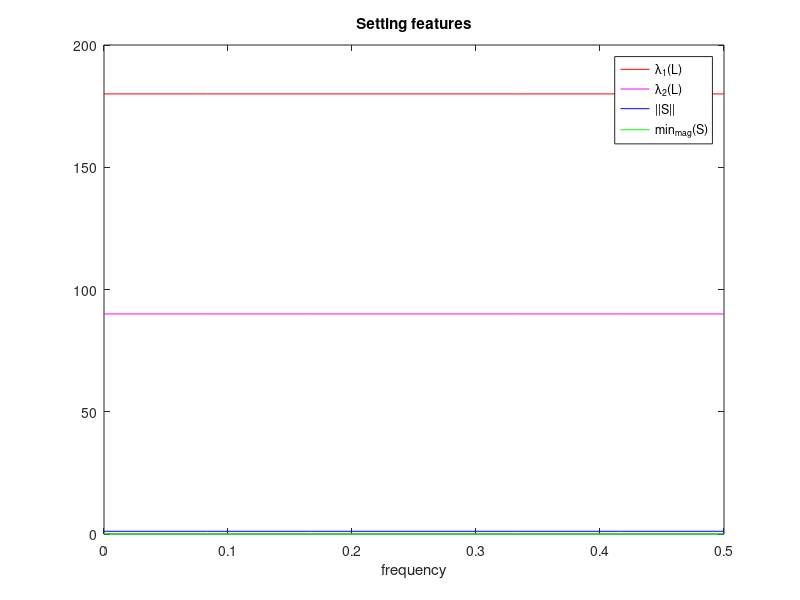

MATLAB code for this plot:
%% clearvars -except f p T c r excl N_tot rho delta deltabis tau alpha imm same_rank sparse_s sparse_diff coef_lag new_method past_method k_1 var_1 var_2 pert_soft prec_pert no_pert sign_diff

clear;
p = 100; %% dimension
T = 1000; %% sample size
c = 2; %% condition number of the low rank component
N_tot = 100; %% number of replicates
r = 2; %% latent rank
delta = 1; %% magnitude of residual covariances VS their theoretical maximum
deltabis = 0.7; %% threshold to set surviving residual elements
tau=3 %% scale parameter VS p
alpha=0.9 %% latent variance parameter
imm=1i; %% imaginary unit

same_rank=1 %% 0 is wrong. Set to 1. can be removed
sparse_s=2 %%  can be removed 0 for fixed residual spectral matrix across frequencies
sparse_diff=0 %% 1 to change the residual pattern across coefficient matrices
coef_lag=[0 1 0] %% squared lag coefficients
new_method=1; %% spectral computation method
past_method=0; %% can be removed
%% not 
k_1=-0.2 %% var parameter
var_1=0 %% if var1 desired 
var_2=0 %% if var2 desired
%%
no_pert=1; %% 0 to perturb latent eigenvalues / for user to choose
pert_soft=0; %% 1 for soft perturbation, 0 for extreme perturbation / fix to 1 
prec_pert=0; %% parameter controlling the amount of perturbation /fix to .1
f=0:1/12:0.5 %% sampled frequencies (include 0.5 for tecnical reasons)

%% low rank component generation: eigenvectors

R=zeros(p,p);
V=zeros(p,p);
E=zeros(p,p);
v=zeros(p,1);
K=rand(p)*eye(p);
rank(K);
E(:,1)=K(:,1);
%for i=1:p
 %   for j=(i+1):p
%R(i,j)=dot(K(j,:),E(i,:))/norm(E(i,:));
%    end;
%end;

for j=2:p
for i=1:(j-1)
    R(i,j)=dot(K(:,j),E(:,i))/(norm(E(:,i))^2);
end;
for i=1:(j-1)
V(:,i)=R(i,j)*E(:,i);
end;
    for h=1:p
    v(h)=sum(V(h,1:(j-1)));
    end;
   E(:,j)=K(:,j)-v;
end;

rank(E)
E'*E

for i=1:p
E(:,i)=E(:,i)/norm(E(:,i));
end;
rank(E)
E
E'*E

v=randperm(p,r);
v
E_r=E(:,v)
rank(E_r)

%% low rank component generation: eigenvalues

%T=[256];
%r=[round(rho*p)];%%function of T!!!p=[(T/64) T/32 T/16 T/8 T/4 (T/2)]
lambda=zeros(r, length(c));
Lambda=zeros(r,r,length(c));
condn=zeros(1,length(c));
normFrL=zeros(1,length(c));
    for i=1:length(c);
    a=[1-c(i) r-1];
    f_past=[(r-1)+c(i) sum(1:(r-2))];
    A=[a;f_past];
    B=[0 tau*alpha*p];
    sol(:,i)=linsolve(A, B');
    lambda(r,i)=sol(1,i);
    for q=2:r 
    lambda(r-q+1,i)=lambda(r,i)+((q-1))*sol(2,i);
    end;
    Lambda(:,:,i)=diag(lambda(:,i));
    condn(i)=cond(Lambda(:,:,i),2);
    end;
Lambda
condn

%Lambda(2,2)=Lambda(2,2)+1/30;
%Lambda(3,3)=Lambda(3,3)-1/30;

Lambda

for i=1:length(c);
    normFrL(i)=norm(Lambda(:,:,i),'fro');
end;
normFrL


i=1;
j=1;
B_new=zeros(p);
B=E_r*Lambda*E_r';

rank(B)
trace(B)
diag_B=svds(B,rank(B))
diag_B(rank(B))/diag_B(1)
%[B_U B_D]=svd(B)

%% same_rank must be set to 1

%{
if same_rank==0
    n_lag=length(coef_lag)-1;
end
%}

if same_rank==1
    n_lag=0;
end

T_A=(n_lag+1)*p;

R=zeros(T_A,T_A);
V=zeros(T_A,T_A);
E=zeros(T_A,T_A);
v=zeros(T_A,1);
K=rand(T_A)*eye(T_A);
rank(K);
E(:,1)=K(:,1);
%for i=1:T_A
 %   for j=(i+1):T_A
%R(i,j)=dot(K(j,:),E(i,:))/norm(E(i,:));
%    end;
%end;
for j=2:T_A
for i=1:(j-1)
    R(i,j)=dot(K(:,j),E(:,i))/(norm(E(:,i))^2);
end;
for i=1:(j-1)
V(:,i)=R(i,j)*E(:,i);
end;
    for h=1:T_A
    v(h)=sum(V(h,1:(j-1)));
    end;
   E(:,j)=K(:,j)-v;
end;

rank(E)
E'*E

for i=1:T_A
E(:,i)=E(:,i)/norm(E(:,i));
end;
rank(E)
E
E'*E

%v=randperm(p,r);
%v
E_r=E(:,1:(n_lag+1))
rank(E_r)

E_r_past=E_r
v=randperm(p,r);
v
E_r = E(:,v);

% E_r=E(:,1:(r))
%rank(E_r)

%{
if same_rank==0
clear A_delay
for lag=0:n_lag
A_delay(:,:,lag+1)=E_r(lag*p+1:(lag+1)*p,:);
end;
end
%}

if var_1==0 && var_2==0
%%
n_boh=1;
if same_rank==1
n_lag=length(coef_lag)-1;
lag_0=0;
clear A_delay Coef_lag
for lag=0:n_lag
    
    if lag<2
        %% lag coefficients for spectral shape:
        %% da alto verso il basso (ones_perm=[-1 1 0]) o from high to low
        %% dal basso verso l'alto (ones_perm=[1 -1 0]) from low to high
        %% oppure (vedi 'spectral_generation_U_shape')
        %% U rovesciata (ones_perm=[-1 0 1]) o U shape reversed
        %% U (ones_perm=[1 0 -1]) U shape
    ones_2=[ones(1) -ones(1)]
    ones_perm=ones_2(randperm(2))
    sign_2=ones_perm(lag+1)
    end

    
    if lag==2

    ones_2(lag+1)=0;
    ones_perm(lag+1)=0;
    sign_2(lag+1)=0;
    end
    
    %% low rank semi-coefficient matrices generation
    if no_pert==1
    A_delay(:,:,lag+1)=ones_perm(lag+1)*sqrt(coef_lag(lag+1))*E_r(lag_0*p+1:(lag_0+1)*p,:);
    end
    
    %% latent eigenvalue perturbation
    if no_pert==0
  
    %% gamma: extreme    
    if pert_soft==0
        
    vec_coef=repmat(r*(coef_lag(lag+1)), r, 1);
    vec_lag = gamrnd(repmat(vec_coef, 1, n_boh),1);
    vec_sum =sum(vec_lag);
    %vec_lag = vec_lag./repmat(vec_sum, size(vec_lag, 1), 1);
    vec_lag=vec_lag./(vec_sum)*(r*(coef_lag(lag+1)));
    if lag<n_lag
    Coef_lag(:,:,lag+1)=diag(vec_lag);
    end
    if lag==n_lag
        for i=1:r
    Coef_lag(i,i,lag+1)=sum((coef_lag))-sum(Coef_lag(i,i,:));
        end
    end
    
    end
    
    %% normal: soft
    if pert_soft==1
    if lag<n_lag
        pert_coef=(-prec_pert*coef_lag(lag+1)+2*prec_pert*coef_lag(lag+1)*rand(1,r)); % creating perturbation coef
    for i=1:r
    Coef_lag(i,i,lag+1)=coef_lag(lag+1)+pert_coef(i); % sum perturbation at each lag
    end
    end
    if lag==n_lag
    for i=1:r
    Coef_lag(i,i,lag+1)=sum((coef_lag))-sum(Coef_lag(i,i,:));
    end
    end
    
    end
    
    A_delay(:,:,lag+1)=E_r(lag_0*p+1:(lag_0+1)*p,:)*sqrt(Coef_lag(:,:,lag+1));
    end
end;
end
%%

size(E_r)
size(A_delay)

for lag=0:n_lag
for ncomp=1:r
norm_comp(lag+1,ncomp)=norm(A_delay(:,ncomp,lag+1));
end;
end

for n_comp=1:r
norm_r(n_comp)=norm(E_r(:,n_comp));
end

%%
for lag_n=n_lag:-1:0
for lag=0:lag_n
    u_lag=n_lag-lag_n
    AA_delay_all(:,:,lag+1,u_lag+1)=A_delay(:,:,lag+u_lag+1)*Lambda(1:r,1:r)*A_delay(:,:,lag+1)';
end
end

%% old spectral computation method
%{
if past_method==1
for lag=0:2
    AA_delay(:,:,lag+1)=A_delay(:,:,lag+1)*Lambda(1:r,1:r)*A_delay(:,:,lag+1)';
end

for lag=0:1
    AA_delay_1(:,:,lag+1)=A_delay(:,:,lag+2)*Lambda(1:r,1:r)*A_delay(:,:,lag+1)';
end

for lag=0:0
    AA_delay_2(:,:,lag+1)=A_delay(:,:,lag+3)*Lambda(1:r,1:r)*A_delay(:,:,lag+1)';
end

size(AA_delay)
for lag=0:n_lag
r_lag(lag+1)=rank(AA_delay(:,:,lag+1));
end

size(AA_delay_1)
for lag=0:n_lag-1
r_lag_1(lag+1)=rank(AA_delay_1(:,:,lag+1));
end



for i=1:p
    for j=1:p
        Sigma_0(i,j)=sum(AA_delay(i,j,:));
        Sigma_1(i,j)=sum(AA_delay_1(i,j,:));
        Sigma_2(i,j)=sum(AA_delay_2(i,j,:));
    end
end
rank(Sigma_0)
rank(Sigma_1)
rank(Sigma_2)

size(Sigma_0)
rank(Sigma_0)
eigs(Sigma_0,p)
svds(Sigma_0,p)
svds(Sigma_1,p)
svds(Sigma_2,p)
trace(Sigma_0)
trace(Sigma_1)
trace(Sigma_2)
trace(Sigma_0)+trace(Sigma_1)+trace(Sigma_2)
cond(Sigma_0)
cond(Sigma_1)
cond(Sigma_2)

Sigma_0(1,2)-Sigma_0(2,1)


end
%}

for i=1:p
    for j=1:p
        for lag=0:n_lag
        Sigma(i,j,lag+1)=sum(AA_delay_all(i,j,:,lag+1));
        end
    end
end

Sigma_0=Sigma(:,:,1)
if n_lag>0
Sigma_1=Sigma(:,:,2)
end
if n_lag>1
Sigma_2=Sigma(:,:,3)
end

end

if var_1==1 || var_2==1
   Sigma_0=B; 
end

%B_past=B;
%B=E_r*diag(lambda)*E_r';
%%

for i=1:1
    
    %% same sparsity pattern

    if sparse_diff==0 

for i=1:1%length(c)
bb=diag(Sigma_0(:,:,i));
end

l=zeros(p,1);
for i=1:p
l(i,1)=sum(bb)/alpha*(1-alpha);
end;

n_boh=1;

%% residual diagonal

y = gamrnd(repmat(l, 1, n_boh),1);
v =sum(y);
v = y./repmat(v, size(y, 1), 1);

v=sum(bb)/(alpha)*(1-alpha)*v;
%v=sort(v,'descend');
sum(v);

clear A

%bb=diag(B);
bbord=sort(bb,'descend');
aaord=sort(v,'descend');
A=zeros(p,p);
for i=1:p
for j=1:p    
    if Sigma_0(i,i)==bbord(j)
       A(i,i)=aaord(j);
    end;
end;
end;
    
%A=zeros(p);
%for i=1:p
%    A(i,i)=v(i);
%end;
%A
    
f_past2(1,1)=0;
for i=2:p
f_past2(i,i)=sum(p-(i-1):p-1);
end;

for i=1:p
    for j=i+1:p
        f_past2(i,j)=f_past2(i,j-1)+1;
    end;
end;

%% residual covariances

u=zeros(p);
h=zeros(p);
for i=1:p
    for j=i+1:p
        u(i,j)=random('unif',0,delta*sqrt(A(i,i))*sqrt(A(j,j)));
        %h(i,j)=random('unif',-u(i,j),u(i,j));
        unif(i,j)=random('unif',0,u(i,j));
        %h(i,j)=sign(MA_low(i,j,g))*unif(i,j)+1i*sign(MA_low(i,j,g))*unif(i,j);
        h(i,j)=sign(Sigma_0(i,j))*random('unif',0,u(i,j));
        %h(i,j)=sign(B(i,j))*random('unif',-sqrt(v(i))*sqrt(v(j)),sqrt(v(i))*sqrt(v(j)));
    end;
end;

iter=1;
for i=1:p
    for j=i+1:p
        resid(iter)=h(i,j);
        iter=iter+1;
    end;
end;

%gamma=0.2;
numvar=p*(p-1)/2;
%s=round(gamma*numvar);

order=sort(abs(resid),'descend');
%yes=order(1:s);
%sum(yes)/sum(order)
maxcov=max(order);

%sp_thr=1.5*mean(order);

%max(yes);
%min(yes);

P_B=B*inv(B'*B)*B';
I=eye(p);
for i=1:p
beta(i)=norm(P_B*I(:,i));
end;
inc=max(beta)/(p)
%inc=max(beta)

deg_max=p/(108*inc)%p
eigB=sort(svds(B,p),'descend');

min_allowed=sqrt(delta)*tau*p*inc^2*eigB(r)/(deg_max);
%sp_thr=0.3*delta*eigB(r)/(p*deg_max)

%eigB(r)/((2*inc)^2)%max
%eigB(r)/((inc)^2)%min
%eigB(r)/deg_max

sp_thr=(deltabis)*maxcov;
maxcov;

%sp_thr=tau*p*(1-alpha)/(s*inc)
%sp_thr=sp_thr*delta

%sp_thr=delta*eigB(r)/(s*inc);
%%OK!
%trace(M)*(1-alpha)/(2*s);

for i=1:length(order)
if order(i)<min_allowed
    break;
end;
end;
if i>1
s_max=i-1;
else s_max=0;
%sp_max=order(s_max);
perc_max=s_max/numvar;
end

for i=1:length(order)
if order(i)<sp_thr
    break;
end; 
end;
i-1;
s_pre=i-1;

perc_proposed_pre=s_pre/numvar;

s=min(s_pre,s_max);
perc_proposed=s/numvar;

if s>0
%for i=1:p
thr=order(s);
k=randsample(numvar,s);
%gamma=s/numvar;
%end;
%sp_thr=thr;
%else sp_thr=order(1)+1;
end

%% set to zero residual covariances
%A=zeros(p);
for i=1:p
    for j=i+1:p
    %for q=1:s
    if abs(h(i,j))>=sp_thr%yes(s);
       %ge(abs(h(i,j),order(s))==1; 
       A(i,j)=h(i,j);
    else A(i,j)=0;
    end;
       zs(i,j)=sign(A(i,j));
    %end;
    end;
end;
A 

%A=zeros(p);
%A(1,:)=[v(1) a(1:9)];
%for i=2:p
%    A(i,:)=[zeros(1,i-1) v(i) a(sum(p-i+1:p-1)+1:sum(p-i:p-1))];
%end;

for i=1:p
    for j=i+1:p
        A(j,i)=A(i,j);
        zs(j,i)=zs(i,j);
    end;
end;

A
trace(A)
rank(A)
cond(A)
svds(A)

aa=diag(A);
bb=diag(B);
max(aa);
max(bb);
plot(sort(aa,'descend'),'Color','m')
line(1:p,sort(bb,'descend'),'Color','r')
title('Diagonal elements of S* (magenta) and L* (red)');
xlabel('order');
ylabel('diagonal elements');
diffab=bb-aa;
plot(diffab);
cntab=0;
for i=1:length(diffab)
    if diffab(i)<0
       cntab=cntab+1;
end;
end;
cntab

%% calculate incoherence and sparsity

P_B=B*inv(B'*B)*B';
I=eye(p);
for i=1:p
beta(i)=norm(P_B*I(:,i));
end;
inc=max(beta);
for i=1:p
v=0;
    for j=1:p
        if A(i,j)~=0
            v=v+1;
        end;
    end;
deg(i)=v;
v=0;
end;
deg_max_real=max(deg);
sort(deg,'descend')
deg_max_real*inc;
deg_max
s_max
s
s_pre
ident=inc*deg_max_real/p^2
1/108

    end
    
    %% different sparsity patterns
    
    if sparse_diff==1
    
        for lag=0:n_lag
        
for i=1:1%length(c)
bb=diag(Sigma_0(:,:,i));
end

l=zeros(p,1);
for i=1:p
l(i,1)=sum(bb)/alpha*(1-alpha)*coef_lag(lag+1);
end;

n_boh=1;

y = gamrnd(repmat(l, 1, n_boh),1);
v =sum(y);
v = y./repmat(v, size(y, 1), 1);

v=sum(bb)/(alpha)*(1-alpha)*v*coef_lag(lag+1);
%v=sort(v,'descend');
sum(v);

clear A

%bb=diag(B);
bbord=sort(bb,'descend');
aaord=sort(v,'descend');
A=zeros(p,p);
for i=1:p
for j=1:p    
    if Sigma_0(i,i)==bbord(j)
       A(i,i)=aaord(j);
    end;
end;
end;
    
%A=zeros(p);
%for i=1:p
%    A(i,i)=v(i);
%end;
%A
    
f_past2(1,1)=0;
for i=2:p
f_past2(i,i)=sum(p-(i-1):p-1);
end;

for i=1:p
    for j=i+1:p
        f_past2(i,j)=f_past2(i,j-1)+1;
    end;
end;

%%THERE!!!

u=zeros(p);
h=zeros(p);
for i=1:p
    for j=i+1:p
        u(i,j)=random('unif',0,delta*sqrt(A(i,i))*sqrt(A(j,j)));
        %h(i,j)=random('unif',-u(i,j),u(i,j));
        unif(i,j)=random('unif',0,u(i,j));
        %h(i,j)=sign(MA_low(i,j,g))*unif(i,j)+1i*sign(MA_low(i,j,g))*unif(i,j);
        h(i,j)=sign(Sigma_0(i,j))*random('unif',0,u(i,j));
        %h(i,j)=sign(B(i,j))*random('unif',-sqrt(v(i))*sqrt(v(j)),sqrt(v(i))*sqrt(v(j)));
    end;
end;

iter=1;
for i=1:p
    for j=i+1:p
        resid(iter)=h(i,j);
        iter=iter+1;
    end;
end;

%gamma=0.2;
numvar=p*(p-1)/2;
%s=round(gamma*numvar);

order=sort(abs(resid),'descend');
%yes=order(1:s);
%sum(yes)/sum(order)
maxcov=max(order);

%sp_thr=1.5*mean(order);

%max(yes);
%min(yes);

P_B=B*inv(B'*B)*B';
I=eye(p);
for i=1:p
beta(i)=norm(P_B*I(:,i));
end;
inc=max(beta)/(p)
%inc=max(beta)

deg_max=p/(108*inc)%p
eigB=sort(svds(B,p),'descend');

min_allowed=sqrt(delta)*tau*p*inc^2*eigB(r)/(deg_max);
%sp_thr=0.3*delta*eigB(r)/(p*deg_max)

%eigB(r)/((2*inc)^2)%max
%eigB(r)/((inc)^2)%min
%eigB(r)/deg_max

sp_thr=(deltabis)*maxcov;
maxcov;

%sp_thr=tau*p*(1-alpha)/(s*inc)
%sp_thr=sp_thr*delta

%sp_thr=delta*eigB(r)/(s*inc);
%%OK!
%trace(M)*(1-alpha)/(2*s);

for i=1:length(order)
if order(i)<min_allowed
    break;
end;
end;
if i>1
s_max=i-1;
else s_max=0;
%sp_max=order(s_max);
perc_max=s_max/numvar;
end

for i=1:length(order)
if order(i)<sp_thr
    break;
end;
end;
i-1;
s_pre=i-1;

perc_proposed_pre=s_pre/numvar;

s=min(s_pre,s_max);
perc_proposed=s/numvar;

if s>0
%for i=1:p
thr=order(s);
k=randsample(numvar,s);
%gamma=s/numvar;
%end;
%sp_thr=thr;
%else sp_thr=order(1)+1;
end

%A=zeros(p);
for i=1:p
    for j=i+1:p
    %for q=1:s
    if abs(h(i,j))>=sp_thr%yes(s);
        %ge(abs(h(i,j),order(s))==1; 
       A(i,j)=h(i,j);
    else A(i,j)=0;
    end;
           zs(i,j)=sign(A(i,j));
    %end;
    end;
end;
A 

%A=zeros(p);
%A(1,:)=[v(1) a(1:9)];
%for i=2:p
%    A(i,:)=[zeros(1,i-1) v(i) a(sum(p-i+1:p-1)+1:sum(p-i:p-1))];
%end;

for i=1:p
    for j=i+1:p
        A(j,i)=A(i,j);
        zs(j,i)=zs(i,j);
    end;
end;

A
trace(A)
rank(A)
cond(A)
svds(A)

aa=diag(A);
bb=diag(B);
max(aa);
max(bb);
plot(sort(aa,'descend'),'Color','m')
line(1:p,sort(bb,'descend'),'Color','r')
title('Diagonal elements of S* (magenta) and L* (red)');
xlabel('order');
ylabel('diagonal elements');
diffab=bb-aa;
plot(diffab);
cntab=0;
for i=1:length(diffab)
    if diffab(i)<0
       cntab=cntab+1;
end;
end;
cntab

%MA_sparse(:,:,g)=A;

P_B=B*inv(B'*B)*B';
I=eye(p);
for i=1:p
beta(i)=norm(P_B*I(:,i));
end;
inc=max(beta);
for i=1:p
v=0;
    for j=1:p
        if A(i,j)~=0
            v=v+1;
        end;
    end;
deg(i)=v;
v=0;
end;
deg_max_real=max(deg);
sort(deg,'descend')
deg_max_real*inc;
deg_max
s_max
s
s_pre
ident=inc*deg_max_real/p^2
1/108
ident_lag(:,:,lag+1)=ident;

        A_lag(:,:,lag+1)=A;
        zs_all(:,:,lag+1)=zs;
        s_top_lag(:,:,lag+1)=s_pre;
        end

    end
end
%end

%%

if sparse_diff==0
ident_lag=ident
end

if sparse_diff==1
for i=1:p
    for j=1:p
        A(i,j)=sum(A_lag(i,j,:));
    end
end

for lag=0:n_lag
   trace_A_lag(lag+1)=trace(A_lag(:,:,lag+1));
end

trace(A)
end

%% calculate incoherence and sparsity

P_B=B*inv(B'*B)*B';
I=eye(p);
for i=1:p
beta(i)=norm(P_B*I(:,i));
end;
inc=max(beta);
for i=1:p
v=0;
    for j=1:p
        if A(i,j)~=0
            v=v+1;
        end;
    end;
deg(i)=v;
v=0;
end;
deg_max_real=max(deg);
sort(deg,'descend')
deg_max_real*inc;
deg_max
s_max
s
s_pre
ident=inc*deg_max_real/p^2
1/108

s_top_all=0;
for i=1:p
    for j=i+1:p
    if ne(A(i,j),0)==1 
        s_top_all=s_top_all+1;
    end
    end
end
s_top_all

if sparse_diff==1
for lag=0:n_lag
    s_true=0;
for i=1:p
    for j=i+1:p
    if ne(A_lag(i,j,lag+1),0)==1 
        s_true=s_true+1;
    end
    end
end
    s_true_lag(lag+1)=s_true
end
s_true_lag
end
%%

if sparse_diff ~=1
[U_A D_A]=svds(A,p);
end

%% generate residual semi-coefficient matrices

if sparse_diff==0

for lag=0:n_lag
    
    if lag<2
        %% lag coefficients for spectral shape:
        %% da alto verso il basso (ones_perm=[-1 1 0]) o 
        %% dal basso verso l'alto (ones_perm=[1 -1 0])
    ones_2=[ones(1) -ones(1)]
    ones_perm=ones_2(randperm(2))
    sign_2=ones_perm(lag+1)
    end

    
    if lag==2

    ones_2(lag+1)=0;
    ones_perm(lag+1)=0;
    sign_2(lag+1)=0;
    end
    
A_delay_S(:,:,lag+1)=ones_perm(lag+1)*sqrt(coef_lag(lag+1))*U_A;%sqrt(D_A)
end

end

if sparse_diff==1

for lag=0:n_lag
[U_A_pre D_A_pre]=svds(A_lag(:,:,lag+1),p);
% for i=1:p
%     for j=1:p
%         if U_A_pre(i,j)<1e-08
%            U_A_pre(i,j)=0;
%         end
% end
% end
U_A_lag(:,:,lag+1)=U_A_pre;
D_A_lag(:,:,lag+1)=D_A_pre;
A_delay_S(:,:,lag+1)=U_A_pre;%sqrt(D_A)
end

end

sumSigma=0;
for i=1:p
for j=(i+1):p
    sumSigma=sumSigma+abs(Sigma_0(i,j));
end;
end;
sumSigma
max(sum(Sigma_0))

sumB=0;
for i=1:p
for j=(i+1):p
    sumB=sumB+abs(B(i,j));
end;
end;
sumB
max(sum(B))

sumA=0;
for i=1:p
for j=(i+1):p
    sumA=sumA+abs(A(i,j));
end;
end;
sumA
max(sum(A))

tott=sumA+sumB
rapptrue=sumA/tott

%% calculate low rank spectra

for h=1:length(f)

i=1;
    
if var_1==1 
   j=f(h);%j=(h-1)/T;%%
   E_top=E_r*E_r';%horzcat(E_r, zeros(p,p-r));
   %Lambda_top=E_r*vertcat([Lambda(1:r,1:r)*(1-2*(k_1))*(1-k_1^2) zeros(r,p-r)],zeros(p-r,p))*E_r';
   Lambda_top=E_r*Lambda(1:r,1:r)*(1-abs(k_1))*E_r';
   %(eye(p,p)-E_top*k_1*exp(-imm*2*pi*j))*(eye(p,p)-E_top*k_1*exp(-imm*2*pi*j))'
   %inv((eye(p,p)-E_top*k_1*exp(-imm*2*pi*j))*(eye(p,p)-E_top*k_1*exp(-imm*2*pi*j))')
   MA_low(:,:,h,i)=inv((eye(p,p)+E_top*k_1*exp(-imm*2*pi*j)))*Lambda_top*inv((eye(p,p)+E_top*k_1*exp(-imm*2*pi*j))');
end

if var_2==1
   j=f(h);%j=(h-1)/T;%%
   E_top=E_r*E_r';%horzcat(E_r, zeros(p,p-r));
   %Lambda_top=E_r*vertcat([Lambda(1:r,1:r)*(1-2*(k_1))*(1-k_1^2) zeros(r,p-r)],zeros(p-r,p))*E_r';
   Lambda_top=E_r*Lambda(1:r,1:r)*(1-2*(k_1))*(1-k_1^2)*E_r';
   %(eye(p,p)-E_top*k_1*exp(-imm*2*pi*j))*(eye(p,p)-E_top*k_1*exp(-imm*2*pi*j))'
   %inv((eye(p,p)-E_top*k_1*exp(-imm*2*pi*j))*(eye(p,p)-E_top*k_1*exp(-imm*2*pi*j))')
   MA_low(:,:,h,i)=inv((eye(p,p)+E_top*2*k_1*exp(-imm*2*pi*j)+E_top*k_1^2*exp(-imm*2*pi*2*j)))*Lambda_top*inv((eye(p,p)+E_top*2*k_1*exp(-imm*2*pi*j)+E_top*k_1^2*exp(-imm*2*pi*2*j))');
end

end

if var_1==0 && var_2==0

    %%
%imm=1i
%f=0:1/T:(0.5-1/T);
%spec_diag=zeros(p,length(f));
Gamma=zeros(p,r,length(f));
%b1=0.5;

for h=1:length(f)
    
    %j=f(h);%j=(h-1)/T;%%
   for lag=0:n_lag 
       j=f(h);
   Gamma_pre(:,:,h,lag+1)=A_delay(:,:,lag+1)*exp(-imm*2*pi*lag*j);
   for i1=1:p
       for i2=1:r
           Gamma(i1,i2,h)=sum(Gamma_pre(i1,i2,h,:));
       end
   end
   end
   
G0=A_delay(:,:,1);
if n_lag>0
G1=A_delay(:,:,2);
end
if n_lag>1
G2=A_delay(:,:,3);
end
end
   
if past_method==1
for h=1:length(f)
    j=f(h);%j=(h-1)/T;%%
    %for q=1:p
%spec_diag(q,h)=(1+b1*exp(-imm*h))*(1+b1*exp(-imm*h))';
    %end;
Gamma(:,:,h)=G0+G1*exp(-imm*2*pi*j)+G2*exp(-imm*2*pi*j*2);
end;
%spec
Gamma;

G0=A_delay(:,:,1);
if n_lag>0
G1=A_delay(:,:,2);
end
if n_lag>1
G2=A_delay(:,:,3);
end
end

%%

%MA_spec=zeros(p,p,length(f),length(c));
%traceMA_spec=zeros(length(f),length(c));
%condMA_spec=zeros(length(f),length(c));
%normMA_spec=zeros(length(f),length(c));

end

%for i=1:length(c)
i=1;
for h=1:length(f)
    if var_1==0 && var_2==0
    MA_low(:,:,h,i)=Gamma(:,:,h)*Lambda(:,:,i)*Gamma(:,:,h)';
    end
    traceMA_low(h,i)=trace(MA_low(:,:,h,i));
    eig_low=svds(MA_low(:,:,h),r);
    Eig_low(:,h)=eig_low;
    %condMA_low(h,i)=cond(MA_low(:,:,h))
    condMA_low(h,i)=eig_low(1)/eig_low(r);
    r_low(h,i)=rank(MA_low(:,:,h,i));
    normMA_low(h,i)=norm(MA_low(:,:,h,i),'fro');
end;
%end;
MA_low;
traceMA_low;
r_low;
condMA_low;
normMA_low;

%MA_low=MA_spec;
%traceMA_low=traceMA_spec;
%r_low=r_spec;
%condMA_low=condMA_spec;
%normMA_low=normMA_spec;

%% generate residual coefficient matrices

if sparse_s==2
%%
if sparse_diff==0

for lag_n=n_lag:-1:0
for lag=0:lag_n
    u_lag=n_lag-lag_n
    AA_delay_S_all(:,:,lag+1,u_lag+1)=A_delay_S(:,:,lag+u_lag+1)*D_A*A_delay_S(:,:,lag+1)';
end
end

end

if sparse_diff==1
    
for lag_n=n_lag:-1:0
for lag=0:lag_n
    u_lag=n_lag-lag_n
    AA_delay_S_all(:,:,lag+1,u_lag+1)=A_delay_S(:,:,lag+u_lag+1)*sqrt(D_A_lag(:,:,u_lag+1))*sqrt(D_A_lag(:,:,lag+1)')*A_delay_S(:,:,lag+1)';
end
end

end

if past_method==1
%if sparse_diff==0
for lag=0:2
    AA_delay_S(:,:,lag+1)=A_delay_S(:,:,lag+1)*D_A*A_delay_S(:,:,lag+1)';
end

for lag=0:1
    AA_delay_1_S(:,:,lag+1)=A_delay_S(:,:,lag+2)*D_A*A_delay_S(:,:,lag+1)';
end

for lag=0:0
    AA_delay_2_S(:,:,lag+1)=A_delay_S(:,:,lag+3)*D_A*A_delay_S(:,:,lag+1)';
end

%end

if sparse_diff==1
for lag=0:2
    AA_delay_S(:,:,lag+1)=A_delay_S(:,:,lag+1)*D_A_lag(:,:,lag+1)*A_delay_S(:,:,lag+1)';
end

for lag=0:1
    AA_delay_1_S(:,:,lag+1)=A_delay_S(:,:,lag+2)*sqrt(D_A_lag(:,:,lag+2))*sqrt(D_A_lag(:,:,lag+1)')*A_delay_S(:,:,lag+1)';
end

for lag=0:0
    AA_delay_2_S(:,:,lag+1)=A_delay_S(:,:,lag+3)*sqrt(D_A_lag(:,:,lag+3))*sqrt(D_A_lag(:,:,lag+1)')*A_delay_S(:,:,lag+1)';
end

end

end

if past_method==1
size(AA_delay)
for lag=0:n_lag
r_lag(lag+1)=rank(AA_delay_S(:,:,lag+1));
end

size(AA_delay)
for lag=0:n_lag-1
r_lag_1(lag+1)=rank(AA_delay_1_S(:,:,lag+1));
end

for i=1:p
    for j=1:p
        Sigma_0_S(i,j)=sum(AA_delay_S(i,j,:));
        Sigma_1_S(i,j)=sum(AA_delay_1_S(i,j,:));
        Sigma_2_S(i,j)=sum(AA_delay_2_S(i,j,:));
    end
end
rank(Sigma_0_S)
rank(Sigma_1_S)
rank(Sigma_2_S)

size(Sigma_0_S)
rank(Sigma_0_S)
eigs(Sigma_0_S,p)
svds(Sigma_0_S,p)
svds(Sigma_1_S,p)
svds(Sigma_2_S,p)
trace(Sigma_0_S)
trace(Sigma_1_S)
trace(Sigma_2_S)
trace(Sigma_0_S)+trace(Sigma_1_S)+trace(Sigma_2_S)
cond(Sigma_0_S)
cond(Sigma_1_S)
cond(Sigma_2_S)

Sigma_0_S(1,2)-Sigma_0_S(2,1)

end


%Sigma=Sigma_eps+Sigma_chi
%Sigma_all=Sigma+Sigma_chi


for i=1:p
    for j=1:p
        for lag=0:n_lag
        Sigma_eps(i,j,lag+1)=sum(AA_delay_S_all(i,j,:,lag+1));
        end
    end
end

end


%Sigma_tot=Sigma+Sigma_eps;


%if sparse_diff==1
%    A=Sigma_0_S;
%   [U_A,D_A] =svds(Sigma_0_S)
%end

%B_past=B;
%B=E_r*diag(lambda)*E_r';

%% calculate residual spectra

if var_1==1
Sigma_0=B;
Sigma_1=B*k_1;
end

if var_1==1
   Sigma_0_S=A;
   Sigma_1_S=A*k_1;%%OK!
end

E_top=E_r*E_r';
if var_2==1
   Sigma_0=B; 
   Sigma_1=Sigma_0*(E_top'*2*k_1)*inv(eye(p)-E_top'*k_1^2);
   Sigma_2=Sigma_1*(E_top'*2*k_1)+Sigma_0*(E_top'*k_1^2);
end


if var_2==1
   U_top=U_A*U_A';
   Sigma_0_S=A; 
   Sigma_1_S=A*(U_top'*2*k_1)*inv(eye(p)-U_top'*k_1^2);
   Sigma_2_S=Sigma_1_S*(U_top'*2*k_1)+Sigma_0_S*(U_top'*k_1^2);
end


%%

%[U_A D_A]=svds(A,p)

for h=1:length(f)

    i=1;
    
if var_1==1
   j=f(h);%j=(h-1)/T;%%
   U_top=U_A*U_A';%horzcat(E_r, zeros(p,p-r));
   D_top=U_A*D_A*(1-abs(k_1))*U_A';
   %(eye(p,p)-E_top*k_1*exp(-imm*2*pi*j))*(eye(p,p)-E_top*k_1*exp(-imm*2*pi*j))'
   %inv((eye(p,p)-E_top*k_1*exp(-imm*2*pi*j))*(eye(p,p)-E_top*k_1*exp(-imm*2*pi*j))')
   MA_res(:,:,h,i)=inv((eye(p,p)+U_top*k_1*exp(-imm*2*pi*j)))*D_top*inv((eye(p,p)+U_top*k_1*exp(-imm*2*pi*j))');
end

if var_2==1
   j=f(h);%j=(h-1)/T;%%
   U_top=U_A*U_A';%horzcat(E_r, zeros(p,p-r));
   D_top=U_A*D_A*(1-2*(k_1))*(1-k_1^2)*U_A';
   %(eye(p,p)-E_top*k_1*exp(-imm*2*pi*j))*(eye(p,p)-E_top*k_1*exp(-imm*2*pi*j))'
   %inv((eye(p,p)-E_top*k_1*exp(-imm*2*pi*j))*(eye(p,p)-E_top*k_1*exp(-imm*2*pi*j))')
   MA_res(:,:,h,i)=inv((eye(p,p)+U_top*2*k_1*exp(-imm*2*pi*j)+U_top*k_1^2*exp(-imm*2*pi*2*j)))*D_top*inv((eye(p,p)+U_top*2*k_1*exp(-imm*2*pi*j)+U_top*k_1^2*exp(-imm*2*pi*2*j))');
end

end

if var_1==0 && var_2==0

if sparse_s==0
MA_sparse=A;
A_delay_S(:,:,1)=U_A;
Sigma_eps=A;
n_lag=0;
end

if sparse_s==2
    
G0_res=A_delay_S(:,:,1);

if n_lag>0
G1_res=A_delay_S(:,:,2);
end

if n_lag>1
G2_res=A_delay_S(:,:,3);
end

%%
Gamma_res=zeros(p,p,length(f));
for h=1:length(f)
    %j=f(h);%j=(h-1)/T;%%
    j=f(h);
   for lag=0:n_lag 
       if sparse_diff==0
       Gamma_res_pre(:,:,h,lag+1)=A_delay_S(:,:,lag+1)*exp(-imm*2*pi*lag*j);
       end
       if sparse_diff==1
       Gamma_res_pre(:,:,h,lag+1)=A_delay_S(:,:,lag+1)*sqrt(D_A_lag(:,:,lag+1))*exp(-imm*2*pi*lag*j);
       end
   
   for i1=1:p
       for i2=1:p
           Gamma_res(i1,i2,h)=sum(Gamma_res_pre(i1,i2,h,:));
       end
   end
   end
end

if past_method==1
%imm=1i
%f=0:1/T:(0.5-1/T);
%spec_diag=zeros(p,length(f));
Gamma_res=zeros(p,p,length(f));
%b1=0.5;
for h=1:length(f)
    j=f(h);%%j=(h-1)/T;%%
    %for q=1:p
%spec_diag(q,h)=(1+b1*exp(-imm*h))*(1+b1*exp(-imm*h))';
    %end;
Gamma_res(:,:,h)=G0_res+G1_res*exp(-imm*2*pi*j)+G2_res*exp(-imm*2*pi*j*2);
end;
%spec
Gamma_res;
end

%MA_res=zeros(p,p,length(f),length(c));
%traceMA_res=zeros(length(f),length(c));
%condMA_res=zeros(length(f),length(c));
%normMA_res=zeros(length(f),length(c));

end
end

%for i=1:length(c)
i=1;
for h=1:length(f)
    if var_1==0 && var_2==0
        if sparse_diff==0
    MA_res(:,:,h,i)=Gamma_res(:,:,h)*D_A*Gamma_res(:,:,h)';
        end
        if sparse_diff==1
    MA_res(:,:,h,i)=Gamma_res(:,:,h)*Gamma_res(:,:,h)';
        end
    end
end

for h=1:length(f)
for i=1:p
    for j=1:p
        if sparse_diff==1
        zs_tot(i,j)=sum(abs(zs_all(i,j,:)));
        else
        zs_tot(i,j)=zs(i,j);    
        end
        %if i~=j && zs_tot(i,j)==0
        %MA_res(i,j,h)=0;
        %end
    end
end
end

sum(sum(abs(zs)/2))
if sparse_diff==1
sum(sum(abs(zs_all)/2))
s_top_lag
end

%% residual spectral statistics

i=1;
for h=1:length(f)
    traceMA_res(h,i)=trace(MA_res(:,:,h,i));
    eig_sparse=svds(MA_res(:,:,h),p);
    Eig_res(:,h)=eig_sparse;
    %Eig_low(:,h)=eig_low;
    %condMA_res(h,i)=cond(MA_res(:,:,h))
    condMA_res(h,i)=eig_sparse(1)/eig_sparse(p);
    r_res(h,i)=rank(MA_res(:,:,h,i));
    normMA_res(h,i)=norm(MA_res(:,:,h,i),'fro');
end;
%end;
traceMA_res;
condMA_res;
normMA_res;    

%%

%f=0:1/T:(0.5-1/T)

if var_1==0 && var_2==0
if sparse_s==0
   for h=1:length(f)
       MA_res(:,:,h)=MA_sparse; 
   end
end
end

%% overall spectral statistics

i=1;
for h=1:length(f)
    MA_spec_tot(:,:,h,i)=MA_low(:,:,h,i)+MA_res(:,:,h,i);
    alpha_th(h)=trace(MA_low(:,:,h,i))/trace(MA_spec_tot(:,:,h,i));
    traceMA_spec(h,i)=trace(MA_spec_tot(:,:,h,i));
    eig_spec=svds(MA_spec_tot(:,:,h),p);
    Eig_spec(:,h)=eig_spec;
    alpha_spec(h)=sum(eig_spec(1:r))/sum(eig_spec);
    %condMA_spec(h,i)=cond(MA_spec(:,:,h))
    condMA_spec(h,i)=eig_spec(1)/eig_spec(r);
    r_spec(h,i)=rank(MA_spec_tot(:,:,h,i));
    normMA_spec(h,i)=norm(MA_spec_tot(:,:,h,i),'fro');
end;
    
%MA_low=MA_spec;
%MA_spec=MA_spec_tot;

%for i=1:length(c)
%for h=1:length(f)
%    MA_spec(:,:,h,i)=MA_low(:,:,h,i)+MA_sparse;
%end;
%end; 

i=1;
for h=1:length(f)
r_tot(h,i)=rank(MA_spec_tot(:,:,h,i));
cond_tot(h,i)=cond(MA_spec_tot(:,:,h,i));
trace_tot(h,i)=trace(MA_spec_tot(:,:,h,i));
%r_low(h,i)=rank(MA_low(:,:,h,i));
end;
c

i=1;
for h=1:length(f)
S_11(h,i)=MA_spec_tot(1,1,h,i);
S_22(h,i)=MA_spec_tot(p,p,h,i);
S_12(h,i)=MA_spec_tot(1,p,h,i);
%end;
end;


subplot(1,3,1);
plot(f,S_11(:,1));
title('First component')
xlabel('frequency')
subplot(1,3,2);
plot(f,S_22(:,1));
title('Second component')
xlabel('frequency')
subplot(1,3,3);
plot(f,(S_12(:,1)).^2);
title('Squared cross spectrum')
xlabel('frequency')
%subplot(1,3,3)
%plot(f,S_11(:,1))

MA_spec=MA_spec_tot;
traceMA_spec
condMA_spec
normMA_spec
alpha_spec
Eig_spec
alpha_low=alpha_th
%%
% 
% subplot(1,3,1)
% plot(0:0.01:0.49,S_11(:,1));
% subplot(1,3,2)
% plot(0:0.01:0.49,S_22(:,1));
% subplot(1,3,3)
% plot(0:0.01:0.49,S_12(:,1));

f

for h=1:length(f)
    alpha_true(h)=trace(MA_low(:,:,h))/trace(MA_spec_tot(:,:,h));
    
    fac=0;
    for i=1:p
    for j=(i+1):p
    fac=fac+abs(MA_low(i,j,h));
    end;
    end;

    plus=0;
    for i=1:p
    for j=(i+1):p
    plus=plus+abs(MA_res(i,j,h));
    end;
    end;

    
    count_zeros=0;
    clear Res_out
    for i=1:p
    for j=1:i-1
        if abs(MA_res(i,j,h))>1e-08
        count_zeros=count_zeros+1; 
        pos_res(i,j,h)=1;
        Res_out(count_zeros)=MA_res(i,j,h);
        end
    end;
    end;
    
    min_res_out(h)=min(abs(Res_out));
    
    nz_res(h)=count_zeros;
    
    lsum_true(h)=sum(diag(MA_low(:,:,h)));
    ssum_true(h)=sum(diag(MA_res(:,:,h)));
    tot_true(h)=lsum_true(h)+ssum_true(h);
    diagtot_true(h)=lsum_true(h)+tot_true(h);
    rappvar_true(h)=lsum_true(h)/(tot_true(h));
    corrtot_true(h)=fac+plus;
    rapptrue_tot(h)=plus/(fac+plus);
    
    
end

%%

alpha_true
tot_true
rappvar_true
corrtot_true
rappcorr_true=rapptrue_tot
nz_res
s_pre
s_top_all 

%sum(abs(MA_res)>0.0001)

% for i=1:length(c)
% for h=1:length(f)
%     traceMA_low(h,i)=trace(MA_low(:,:,h,i));
%     eig_low=svds(MA_low(:,:,h),r);
%     %condMA_spec(h,i)=cond(MA_spec(:,:,h))
%     condMA_low(h,i)=eig_low(1)/eig_low(r);
%     r_low(h,i)=rank(MA_low(:,:,h,i));
%     normMA_low(h,i)=norm(MA_low(:,:,h,i),'fro');
% end;
% end;

MA_low;
traceMA_low
condMA_low
normMA_low
%rank_ave

MA_res;
traceMA_res
condMA_res
normMA_res
%rank_ave

subplot(1,1,1)
plot(f,Eig_low(1,:),'Color', 'red')
xlabel('frequency')
line(f,Eig_low(2,:),'Color', 'magenta')
if r>2
line(f,Eig_low(3,:),'Color', 'yellow')
end
line(f,Eig_res(1,:),'Color', 'blue')
line(f,min_res_out,'Color', 'green')
%if r>2
legend('\lambda_1(L)','\lambda_2(L)','||S||','min_{mag}(S)')
%end
if r>2
legend('\lambda_1(L)','\lambda_2(L)','\lambda_3(L)','||S||','min_{mag}(S)')
end
title('Setting features')